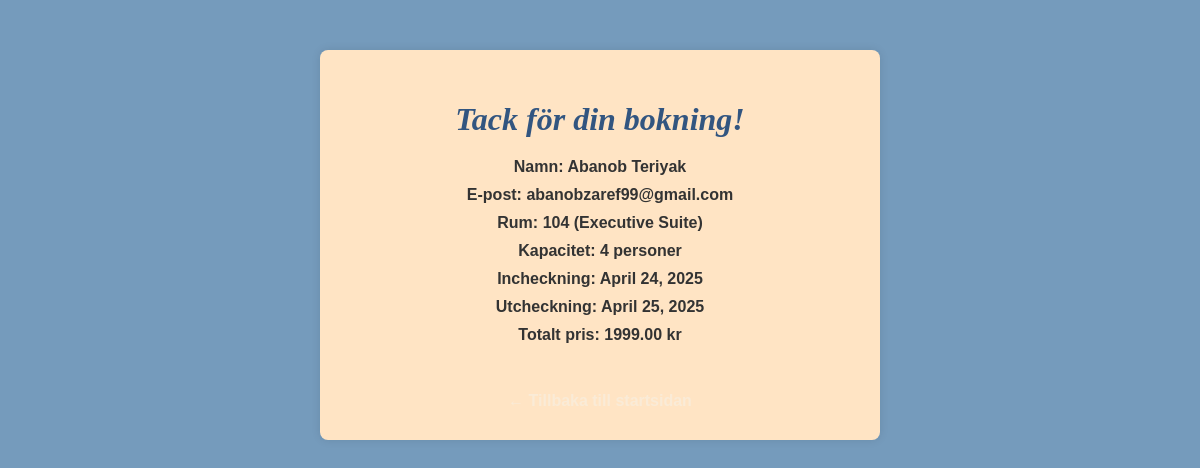
Screenshot of /confirmation/52/ with the database file from the repository.
### booking/models.py (models this page shows, shortened)
class Booking(models.Model):
    customer = models.ForeignKey(Customer, on_delete=models.CASCADE)
    room = models.ForeignKey(Room, on_delete=models.CASCADE)
    check_in_date = models.DateField()
    check_out_date = models.DateField()
    total_price = models.DecimalField(max_digits=8, decimal_places=2)
    guests = models.PositiveIntegerField(default=1)
    is_completed = models.BooleanField(default=False)
    created_at = models.DateTimeField(auto_now_add=True)
    updated_at = models.DateTimeField(auto_now=True)

class Customer(models.Model):
    name = models.CharField(max_length=100)
    email = models.EmailField(unique=True)

class Room(models.Model):
    room_number = models.CharField(max_length=10, unique=True)
    room_type = models.CharField(max_length=50)
    price = models.DecimalField(max_digits=6, decimal_places=2)
    is_available = models.BooleanField(default=True)
    capacity = models.IntegerField(default=2)

### booking/views.py (the view)
# urls.py: path('confirmation/<int:booking_id>/', views.booking_confirmation, name='booking_confirmation'),
def booking_confirmation(request, booking_id):
    booking = get_object_or_404(Booking, id=booking_id)
    return render(request, 'booking/confirmation.html', {'booking': booking})

### booking/templates/booking/confirmation.html (shortened to what this page needs)
{% load static %}
<!DOCTYPE html>
<html lang="sv">
<head>
    <link rel="stylesheet" href="{% static 'css/style2.css' %}">
</head>
<body>
<div class="container">
    <h1>Tack för din bokning!</h1>
    <p><strong>Namn:</strong> {{ booking.customer.name }}</p>
    <p><strong>E-post:</strong> {{ booking.customer.email }}</p>
    <p><strong>Rum:</strong> {{ booking.room.room_number }} ({{ booking.room.room_type }})</p>
    <p><strong>Kapacitet:</strong> {{ booking.room.capacity }} personer</p>
    <p><strong>Incheckning:</strong> {{ booking.check_in_date }}</p>
    <p><strong>Utcheckning:</strong> {{ booking.check_out_date }}</p>
    <p><strong>Totalt pris:</strong> {{ booking.total_price }} kr</p>
    <br>
    <a href="{% url 'home' %}">← Tillbaka till startsidan</a>
</div>
</body>
</html>

### booking/static/css/style2.css (style rules this page uses)
body { font-family: Arial, sans-serif; background-color: #405567; color: #333; margin: 0; padding: 0; text-align: center; font-weight: bold; }
.container { max-width: 500px; margin: 50px auto; padding: 20px; background:#f8f1eb; border-radius: 8px; box-shadow: 0px 4px 10px rgba(0, 0, 0, 0.1); }
h1 { font-size: 24px; color: #405567; margin-bottom: 20px; }
p { font-size: 16px; margin: 10px 0; }
body { font-family: Arial, sans-serif; background-color:#759bbc; margin: 0; padding: 0; }
.container { width: 80%; margin: 50px auto; background-color:bisque; padding: 30px; box-shadow: 0 0 10px rgba(0, 0, 0, 0.1); border-radius: 8px; }
h1 { font-family:'Times New Roman', Times, serif; font-style:italic; color:#325580; font-size: 2em; margin-bottom: 20px; }
a { display: inline-block; margin-top: 20px; color:antiquewhite; text-decoration: none; }

### rows the page displays
Booking: customer.name "Abanob Teriyak", customer.email "abanobzaref99@gmail.com", room.room_number "104", room.room_type "Executive Suite", room.capacity "4", check_in_date "April 24, 2025", check_out_date "April 25, 2025", total_price "1999.00"
